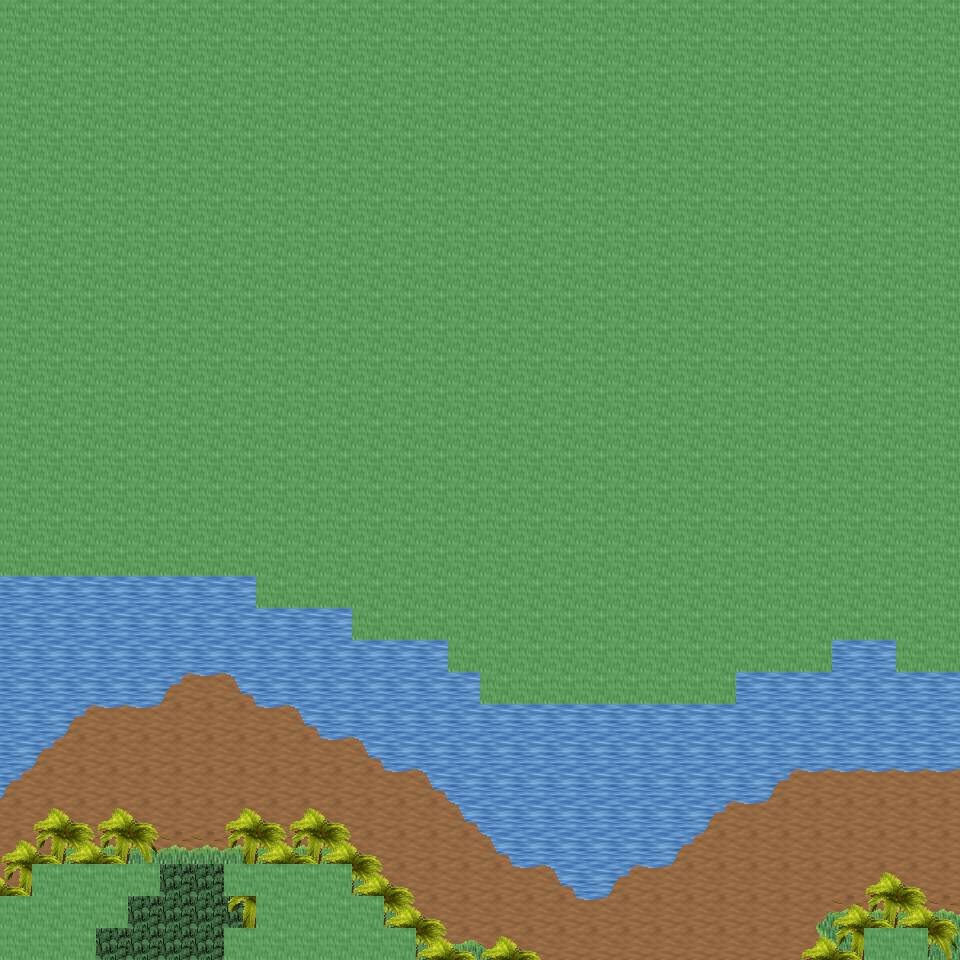

This is a level from a 2D game, rendered from its Tiled map with the project's own tilesets. A one-line summary and the map file follow, with tile-layer data summarised:
An orthogonal 30x30 tile map with 32x32 px tiles, 6 tile layers (Ground, Object, Object2, Above, ...), 26 tilesets and 5 objects (5x mapExit).

<map version="1.0" orientation="orthogonal" renderorder="right-down" width="30" height="30" tilewidth="32" tileheight="32" nextobjectid="6">
  <tileset firstgid="1" name="tileset_ground_ground" tilewidth="32" tileheight="32" tilecount="33" columns="3">
    <image source="../drawable/tileset_ground_ground.png" width="96" height="352" />
  </tileset>
  <tileset firstgid="34" name="tileset_ground_water_pool" tilewidth="32" tileheight="32" tilecount="72" columns="3">
    <image source="../drawable/tileset_ground_water_pool.png" width="96" height="768" />
  </tileset>
  <tileset firstgid="106" name="tileset_ground_water_pool_deep" tilewidth="32" tileheight="32" tilecount="72" columns="3">
    <image source="../drawable/tileset_ground_water_pool_deep.png" width="96" height="768" />
  </tileset>
  <tileset firstgid="178" name="tileset_ground_water_pool_corners" tilewidth="32" tileheight="32" tilecount="72" columns="3">
    <image source="../drawable/tileset_ground_water_pool_corners.png" width="96" height="768" />
  </tileset>
  <tileset firstgid="250" name="tileset_ground_grass_edges" tilewidth="32" tileheight="32" tilecount="36" columns="12">
    <image source="../drawable/tileset_ground_grass_edges.png" width="384" height="96" />
  </tileset>
  <tileset firstgid="286" name="tileset_ground_grass_corners" tilewidth="32" tileheight="32" tilecount="24" columns="6">
    <image source="../drawable/tileset_ground_grass_corners.png" width="192" height="128" />
  </tileset>
  <tileset firstgid="310" name="tileset_ground_ladder_vertical_dark" tilewidth="32" tileheight="32" tilecount="3" columns="3">
    <image source="../drawable/tileset_ground_ladder_vertical_dark.png" width="96" height="32" />
  </tileset>
  <tileset firstgid="313" name="tileset_plant_tree_palm_tree" tilewidth="32" tileheight="32" tilecount="6" columns="2">
    <image source="../drawable/tileset_plant_tree_palm_tree.png" width="64" height="96" />
  </tileset>
  <tileset firstgid="319" name="tileset_plant_tree_tree_realistic" tilewidth="32" tileheight="32" tilecount="16" columns="4">
    <image source="../drawable/tileset_plant_tree_tree_realistic.png" width="128" height="128" />
  </tileset>
  <tileset firstgid="335" name="tileset_logic_creature_animal" tilewidth="32" tileheight="32" tilecount="32" columns="8">
    <image source="../drawable/tileset_logic_creature_animal.png" width="256" height="128" />
  </tileset>
  <tileset firstgid="367" name="tileset_logic_collision" tilewidth="32" tileheight="32" tilecount="1" columns="1">
    <image source="../drawable/tileset_logic_collision.png" width="32" height="32" />
  </tileset>
  <tileset firstgid="368" name="tileset_plant_bush_various_small" tilewidth="32" tileheight="32" tilecount="9" columns="3">
    <image source="../drawable/tileset_plant_bush_various_small.png" width="96" height="96" />
  </tileset>
  <tileset firstgid="377" name="tileset_ground_ridge_earth_pale" tilewidth="32" tileheight="32" tilecount="96" columns="12">
    <image source="../drawable/tileset_ground_ridge_earth_pale.png" width="384" height="256" />
  </tileset>
  <tileset firstgid="473" name="tileset_object_tent" tilewidth="32" tileheight="32" tilecount="9" columns="3">
    <image source="../drawable/tileset_object_tent.png" width="96" height="96" />
  </tileset>
  <tileset firstgid="482" name="tileset_logic_creature_amazon" tilewidth="32" tileheight="32" tilecount="16" columns="8">
    <image source="../drawable/tileset_logic_creature_amazon.png" width="256" height="64" />
  </tileset>
  <tileset firstgid="498" name="tileset_furniture_light_iron_lamp" tilewidth="32" tileheight="32" tilecount="3" columns="1">
    <image source="../drawable/tileset_furniture_light_iron_lamp.png" width="32" height="96" />
  </tileset>
  <tileset firstgid="501" name="tileset_furniture_light_flames" tilewidth="32" tileheight="32" tilecount="6" columns="6">
    <image source="../drawable/tileset_furniture_light_flames.png" width="192" height="32" />
  </tileset>
  <tileset firstgid="507" name="tileset_ground_rock_rocks_2" tilewidth="32" tileheight="32" tilecount="4" columns="2">
    <image source="../drawable/tileset_ground_rock_rocks_2.png" width="64" height="64" />
  </tileset>
  <tileset firstgid="511" name="tileset_logic_portal" tilewidth="32" tileheight="32" tilecount="24" columns="8">
    <image source="../drawable/tileset_logic_portal.png" width="256" height="96" />
  </tileset>
  <tileset firstgid="535" name="tileset_logic_item_fruits" tilewidth="32" tileheight="32" tilecount="16" columns="8">
    <image source="../drawable/tileset_logic_item_fruits.png" width="256" height="64" />
  </tileset>
  <tileset firstgid="551" name="tileset_plant_pineapple_plant" tilewidth="32" tileheight="32" tilecount="6" columns="2">
    <image source="../drawable/tileset_plant_pineapple_plant.png" width="64" height="96" />
  </tileset>
  <tileset firstgid="557" name="tileset_ground_grass_2" tilewidth="32" tileheight="32" tilecount="21" columns="3">
    <image source="../drawable/tileset_ground_grass_2.png" width="96" height="224" />
  </tileset>
  <tileset firstgid="578" name="tileset_light_dim_yellow_light_7x5" tilewidth="32" tileheight="32" tilecount="35" columns="7">
    <image source="../drawable/tileset_light_dim_yellow_light_7x5.png" width="224" height="160" />
  </tileset>
  <tileset firstgid="613" name="tileset_light_yellow_light_5x5" tilewidth="32" tileheight="32" tilecount="25" columns="5">
    <image source="../drawable/tileset_light_yellow_light_5x5.png" width="160" height="160" />
  </tileset>
  <tileset firstgid="638" name="tileset_logic_creature_spider" tilewidth="32" tileheight="32" tilecount="3" columns="3">
    <image source="../drawable/tileset_logic_creature_spider.png" width="96" height="32" />
  </tileset>
  <tileset firstgid="641" name="tileset_logic_creature_reptile" tilewidth="32" tileheight="32" tilecount="7" columns="7">
    <image source="../drawable/tileset_logic_creature_reptile.png" width="224" height="32" />
  </tileset>
  <layer name="Ground" width="30" height="30">
    <data>[900 cells, 900 non-empty, 9 distinct tile ids]</data>
  </layer>
  <layer name="Object" width="30" height="30">
    <data>[900 cells, 110 non-empty, 15 distinct tile ids]</data>
  </layer>
  <layer name="Object2" width="30" height="30">
    <data>[900 cells, 22 non-empty, 3 distinct tile ids]</data>
  </layer>
  <layer name="Above" width="30" height="30">
    <data>[900 cells, 56 non-empty, 4 distinct tile ids]</data>
  </layer>
  <layer name="Above2" width="30" height="30">
    <data>[900 cells, 14 non-empty, 2 distinct tile ids]</data>
  </layer>
  <layer name="Walkable" width="30" height="30">
    <data>[900 cells, 630 non-empty, 1 distinct tile ids]</data>
  </layer>
  <objectgroup name="MapEvents">
    <object id="1" name="south" type="mapExit" x="96" y="928" width="128" height="32">
      <properties>
        <property name="map" value="level_0_x258_y9" />
        <property name="x" value="3" />
        <property name="y" value="1" />
      </properties>
    </object>
    <object id="2" name="south2" type="mapExit" x="416" y="928" width="448" height="32">
      <properties>
        <property name="map" value="level_0_x258_y9" />
        <property name="x" value="13" />
        <property name="y" value="1" />
      </properties>
    </object>
    <object id="3" name="south3" type="mapExit" x="928" y="928" width="32" height="32">
      <properties>
        <property name="map" value="level_0_x258_y9" />
        <property name="x" value="29" />
        <property name="y" value="1" />
      </properties>
    </object>
    <object id="4" name="west" type="mapExit" x="0" y="576" width="32" height="320">
      <properties>
        <property name="map" value="level_0_x257_y8" />
        <property name="x" value="28" />
        <property name="y" value="18" />
      </properties>
    </object>
    </objectgroup>
</map>
<!-- 1 of 5 objects omitted -->
